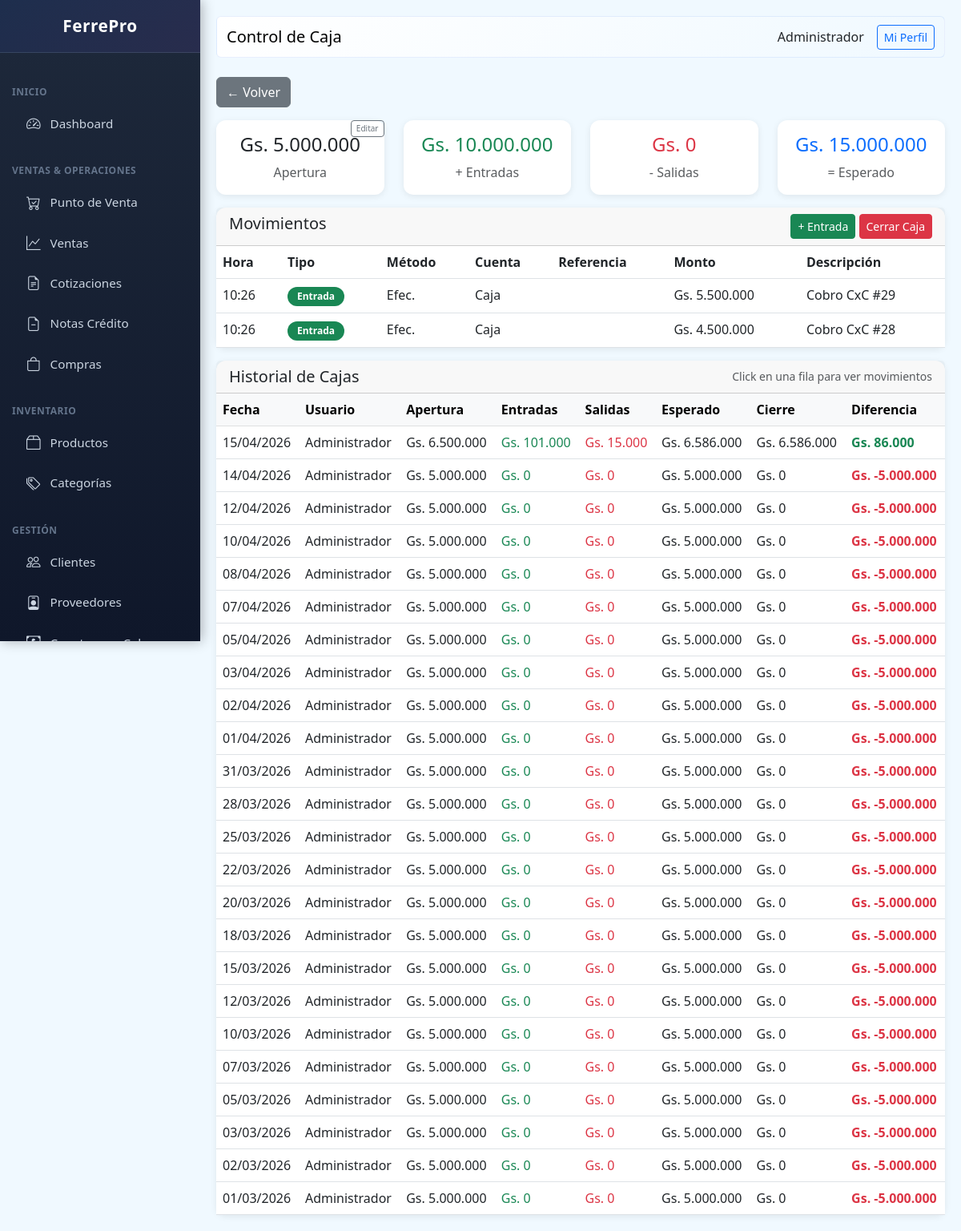
Page /public/index.php?page=cash (signed in) on the earlier database version.
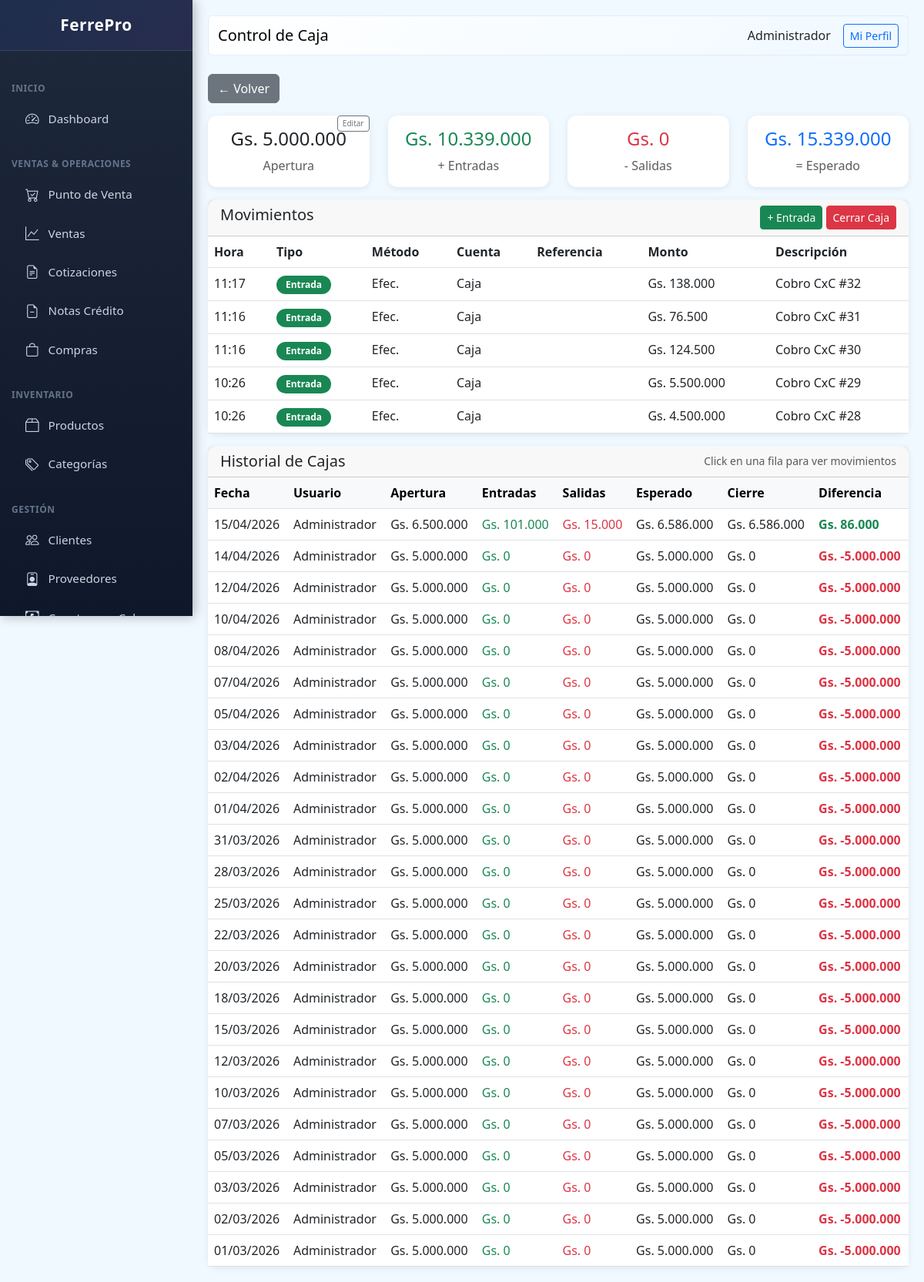
Same page on the later database version.
### tables this page shows
CREATE TABLE users (
                id INTEGER PRIMARY KEY AUTOINCREMENT,
                name TEXT NOT NULL,
                email TEXT UNIQUE,
                password TEXT NOT NULL,
                role TEXT DEFAULT 'vendedor',
                active INTEGER DEFAULT 1,
                created_at DATETIME DEFAULT CURRENT_TIMESTAMP
            , last_login DATETIME, last_password_change DATETIME, failed_login_attempts INTEGER DEFAULT 0, locked_until DATETIME, two_fa_enabled INTEGER DEFAULT 0, two_fa_secret TEXT);

CREATE TABLE cash_register (
                id INTEGER PRIMARY KEY AUTOINCREMENT,
                user_id INTEGER NOT NULL,
                opening_amount REAL NOT NULL,
                closing_amount REAL,
                expected_amount REAL,
                difference REAL,
                status TEXT DEFAULT 'open',
                opening_notes TEXT,
                closing_notes TEXT,
                opened_at DATETIME DEFAULT CURRENT_TIMESTAMP,
                closed_at DATETIME,
                FOREIGN KEY (user_id) REFERENCES users(id)
            );

CREATE TABLE cash_movements (
                id INTEGER PRIMARY KEY AUTOINCREMENT,
                cash_register_id INTEGER NOT NULL,
                user_id INTEGER NOT NULL,
                type TEXT NOT NULL,
                amount REAL NOT NULL,
                description TEXT,
                payment_method TEXT DEFAULT 'efectivo',
                created_at DATETIME DEFAULT CURRENT_TIMESTAMP, cuenta TEXT DEFAULT 'caja', referencia TEXT,
                FOREIGN KEY (cash_register_id) REFERENCES cash_register(id),
                FOREIGN KEY (user_id) REFERENCES users(id)
            );

### class/Database.php (called while the page is built, shortened)
<?php
class Database extends PDO {
    private static $instance = null;
    private function __construct() {
        $dbPath = dirname(__DIR__) . '/storage/ferrepro.db';
        $this->initTables();
    }
    public static function getInstance() {
        if (self::$instance === null) {
            self::$instance = new self();
        }
        return self::$instance;
    }
    private function initTables() {
        $this->seedDefaultData();
    }
    private function seedDefaultData() {
        $stmt = $this->query("SELECT COUNT(*) as count FROM users");
    }
}

### class/Format.php (called while the page is built, shortened)
<?php
class Format {
    public static function money($amount) {
        $amount = floatval($amount);
        return 'Gs. ' . number_format($amount, 0, ',', '.');
    }
    public static function date($date) {
        try {
            $dateObj = new DateTime($date);
            return $dateObj->format('d/m/Y');
        } catch (Exception $e) {
            return 'Fecha inválida';
        }
    }
}

### views/cash/index.php (the view, shortened to what this page needs)
<?php
$pageTitle = 'Control de Caja';
$cashRegister = db()->query("
    SELECT cr.*, u.name as user_name
    FROM cash_register cr
    LEFT JOIN users u ON cr.user_id = u.id
    WHERE cr.status = 'open'
    ORDER BY cr.id DESC
    LIMIT 1
")->fetch(PDO::FETCH_ASSOC);
$lastClosed = db()->query("
    SELECT cr.*, u.name as user_name
    FROM cash_register cr
    LEFT JOIN users u ON cr.user_id = u.id
    WHERE cr.status = 'closed'
    ORDER BY cr.id DESC
    LIMIT 1
")->fetch(PDO::FETCH_ASSOC);
$content = '
<div class="row mb-3">
    <div class="col-md-6">
        <a href="?page=home" class="btn btn-secondary">← Volver</a>
    </div>
</div>';
if (!$cashRegister) {
    $content .= '
    <div class="card mb-3">
        <div class="card-header bg-primary text-white">
            <h5 class="mb-0">Apertura de Caja</h5>
        </div>
        <div class="card-body">
            <form method="POST" action="?page=cash&action=open">
                <div class="row">
                    <div class="col-md-6">
                        <div class="mb-3">
                            <label class="form-label">Monto Inicial (Gs.)</label>
                            <input type="number" name="opening_amount" class="form-control" required>
                        </div>
                    </div>
                    <div class="col-md-6">
                        <div class="mb-3">
                            <label class="form-label">Observaciones</label>
                            <textarea name="opening_notes" class="form-control" rows="2"></textarea>
                        </div>
                    </div>
                </div>
                <button type="submit" class="btn btn-primary">Abrir Caja</button>
            </form>
        </div>
        </div>';
} else {
    $movements = db()->query("
        SELECT cm.*, u.name as user_name
        FROM cash_movements cm
        LEFT JOIN users u ON cm.user_id = u.id
        WHERE cm.cash_register_id = " . $cashRegister['id'] . "
        ORDER BY cm.id DESC
    ")->fetchAll(PDO::FETCH_ASSOC);
    $totalIn = array_sum(array_map(fn($m) => $m['type'] === 'in' ? $m['amount'] : 0, $movements));
    $totalOut = array_sum(array_map(fn($m) => $m['type'] === 'out' ? $m['amount'] : 0, $movements));
    $expected = $cashRegister['opening_amount'] + $totalIn - $totalOut;
    $content .= '
    <div class="row">
        <div class="col-md-3">
            <div class="card mb-3">
                <div class="card-body text-center position-relative">
                    <h4>' . Format::money($cashRegister['opening_amount']) . '</h4>
                    <p class="text-muted mb-0">Apertura</p>
                    <a href="?page=cash&action=edit_open&id=' . $cashRegister['id'] . '" class="position-absolute top-0 end-0 btn btn-sm btn-outline-secondary" style="font-size:10px;padding:2px 6px;">Editar</a>
                </div>
            </div>
        </div>
        <div class="col-md-3">
            <div class="card mb-3">
                <div class="card-body text-center">
                    <h4 class="text-success">' . Format::money($totalIn) . '</h4>
                    <p class="text-muted mb-0">+ Entradas</p>
                </div>
            </div>
        </div>
        <div class="col-md-3">
            <div class="card mb-3">
                <div class="card-body text-center">
                    <h4 class="text-danger">' . Format::money($totalOut) . '</h4>
                    <p class="text-muted mb-0">- Salidas</p>
                </div>
            </div>
        </div>
        <div class="col-md-3">
            <div class="card mb-3">
                <div class="card-body text-center">
                    <h4 class="text-primary">' . Format::money($expected) . '</h4>
                    <p class="text-muted mb-0">= Esperado</p>
                </div>
            </div>
        </div>
    </div>
    <div class="card mb-3">
        <div class="card-header d-flex justify-content-between">
            <h5 class="mb-0">Movimientos</h5>
            <div>
                <button class="btn btn-success btn-sm" data-bs-toggle="modal" data-bs-target="#addMovementModal">+ Entrada</button>
                <button class="btn btn-danger btn-sm" data-bs-toggle="modal" data-bs-target="#closeModal">Cerrar Caja</button>
            </div>
        </div>
        <div class="card-body p-0">
            <table class="table mb-0">
                <thead><tr><th>Hora</th><th>Tipo</th><th>Método</th><th>Cuenta</th><th>Referencia</th><th>Monto</th><th>Descripción</th></tr></thead>
                <tbody>';
    foreach ($movements as $m) {
        $typeClass = $m['type'] === 'in' ? 'success' : 'danger';
        $methodLabel = $m['payment_method'] === 'efectivo' ? 'Efec.' : ($m['payment_method'] === 'transferencia' ? 'Transf.' : ($m['payment_method'] === 'qr' ? 'QR' : 'Tarj.'));
        $cuentaLabel = $m['cuenta'] === 'caja' ? 'Caja' : 'Banco';
        $content .= '<tr>
            <td>' . date('H:i', strtotime($m['created_at'])) . '</td>
            <td><span class="badge bg-' . $typeClass . '">' . ($m['type'] === 'in' ? 'Entrada' : 'Salida') . '</span></td>
            <td>' . $methodLabel . '</td>
            <td>' . $cuentaLabel . '</td>
            <td>' . htmlspecialchars($m['referencia'] ?? '-') . '</td>
            <td>' . Format::money($m['amount']) . '</td>
            <td>' . htmlspecialchars($m['description'] ?? '-') . '</td>
        </tr>';
    }
    $content .= '</tbody>
            </table>
        </div>
    </div>
                                    <strong>Esperado:</strong> ' . Format::money($expected) . '
                            <input type="number" name="closing_amount" id="closingAmount" class="form-control" value="' . $expected . '" required oninput="calcularDiferencia()">
    <script>
    function calcularDiferencia() {
        var esperado = ' . $expected . ';
        var cierre = parseFloat(document.getElementById("closingAmount").value) || 0;
        var diff = cierre - esperado;
        var display = document.getElementById("diferenciaDisplay");
        var alert = document.getElementById("diferenciaAlert");
        display.textContent = diff.toLocaleString("es-PY");
        if (diff === 0) {
            alert.className = "alert alert-success mb-0";
        } else if (diff > 0) {
            alert.className = "alert alert-success mb-0";
            display.textContent = "+" + display.textContent + " (Sobró)";
        } else {
            alert.className = "alert alert-warning mb-0";
            display.textContent = display.textContent + " (Faltó)";
        }
    }
    calcularDiferencia();
    </script>';
}
$closedRegisters = db()->query("
    SELECT cr.*, u.name as user_name
    FROM cash_register cr
    LEFT JOIN users u ON cr.user_id = u.id
    WHERE cr.status = 'closed'
    ORDER BY cr.closed_at DESC
    LIMIT 30
")->fetchAll(PDO::FETCH_ASSOC);
if ($closedRegisters) {
    $content .= '
    <div class="card mt-3">
        <div class="card-header d-flex justify-content-between align-items-center">
            <h5 class="mb-0">Historial de Cajas</h5>
            <small class="text-muted">Click en una fila para ver movimientos</small>
        </div>
        <div class="card-body p-0">
            <table class="table table-hover mb-0">
                <thead class="table-light">
                    <tr>
                        <th>Fecha</th>
                        <th>Usuario</th>
                        <th>Apertura</th>
                        <th>Entradas</th>
                        <th>Salidas</th>
                        <th>Esperado</th>
                        <th>Cierre</th>
                        <th>Diferencia</th>
                    </tr>
                </thead>
                <tbody>';
    foreach ($closedRegisters as $cr) {
        $movs = db()->query("SELECT SUM(CASE WHEN type = 'in' THEN amount ELSE 0 END) as tin, SUM(CASE WHEN type = 'out' THEN amount ELSE 0 END) as tout FROM cash_movements WHERE cash_register_id = " . $cr['id'])->fetch(PDO::FETCH_ASSOC);
        $tin = $movs['tin'] ?? 0;
        $tout = $movs['tout'] ?? 0;
        $exp = $cr['opening_amount'] + $tin - $tout;
        $diffCalc = ($cr['closing_amount'] ?? 0) - $cr['opening_amount'];
        $diffClass = $diffCalc > 0 ? 'text-success' : ($diffCalc < 0 ? 'text-danger' : '');
        $content .= '<tr style="cursor:pointer" onclick="window.location.href=\'?page=cash&action=view&id=' . $cr['id'] . '\'">
            <td>' . Format::date($cr['opened_at']) . '</td>
            <td>' . htmlspecialchars($cr['user_name']) . '</td>
            <td>' . Format::money($cr['opening_amount']) . '</td>
            <td class="text-success">' . Format::money($tin) . '</td>
            <td class="text-danger">' . Format::money($tout) . '</td>
            <td>' . Format::money($exp) . '</td>
            <td>' . Format::money($cr['closing_amount'] ?? 0) . '</td>
            <td class="' . $diffClass . '"><strong>' . Format::money($diffCalc) . '</strong></td>
        </tr>';
    }
    $content .= '</tbody>
            </table>
        </div>
    </div>';
}

### public/index.php (shortened to what this page needs)
<?php
require_once dirname(__DIR__) . '/class/Database.php';
require_once dirname(__DIR__) . '/class/Format.php';
function db() {
    return Database::getInstance();
}
function auth() {
    return isset($_SESSION['user_id']) ? $_SESSION['user_id'] : null;
}
function user() {
    $stmt = db()->prepare("SELECT id, name, email, role FROM users WHERE id = ?");
    $stmt->execute([auth()]);
    return $stmt->fetch(PDO::FETCH_ASSOC);
}
function view($file, $data = []) {
    extract($data);
    $content = null;
    include dirname(__DIR__) . '/views/' . $file . '.php';
    include dirname(__DIR__) . '/views/layouts/main.php';
    exit;
}
$page = $_GET['page'] ?? 'home';
switch ($page) {
    case 'cash':
        view('cash/index');
        break;
}
?>

### views/layouts/main.php (shortened to what this page needs)
<!DOCTYPE html>
<html lang="es">
<head>
    <link rel="stylesheet" href="https://cdn.jsdelivr.net/npm/bootstrap@5.3.0/dist/css/bootstrap.min.css">
    <link rel="stylesheet" href="https://cdn.jsdelivr.net/npm/bootstrap-icons@1.10.0/font/bootstrap-icons.css">
</head>
<body>
    <div class="sidebar">
        <div class="logo-section">
            <h5><i class="bi bi-hammer-wrench"></i> FerrePro</h5>
        </div>
        <nav class="nav flex-column">
            <div class="nav-section">Inicio</div>
            <a class="nav-link" href="?page=dashboard"><i class="bi bi-speedometer2"></i> Dashboard</a>
            <div class="nav-section">Ventas & Operaciones</div>
            <a class="nav-link" href="?page=pos"><i class="bi bi-cart-check"></i> Punto de Venta</a>
            <a class="nav-link" href="?page=sales"><i class="bi bi-graph-up"></i> Ventas</a>
            <a class="nav-link" href="?page=quotes"><i class="bi bi-file-earmark-text"></i> Cotizaciones</a>
            <a class="nav-link" href="?page=credit_notes"><i class="bi bi-file-earmark-minus"></i> Notas Crédito</a>
            <a class="nav-link" href="?page=purchases"><i class="bi bi-bag"></i> Compras</a>
            <div class="nav-section">Inventario</div>
            <a class="nav-link" href="?page=products"><i class="bi bi-box2"></i> Productos</a>
            <a class="nav-link" href="?page=categories"><i class="bi bi-tags"></i> Categorías</a>
            <div class="nav-section">Gestión</div>
            <a class="nav-link" href="?page=clients"><i class="bi bi-people"></i> Clientes</a>
            <a class="nav-link" href="?page=providers"><i class="bi bi-person-badge"></i> Proveedores</a>
            <a class="nav-link" href="?page=receivable"><i class="bi bi-cash-coin"></i> Cuentas por Cobrar</a>
        </nav>
    </div>
    <div class="main-content">
        <nav class="navbar navbar-expand-lg mb-4 rounded">
            <div class="container-fluid">
                <span class="navbar-brand mb-0 h1"><?= $pageTitle ?? 'FerrePro' ?></span>
                <div class="d-flex align-items-center gap-3">
                    <span><?= user()['name'] ?? '' ?></span>
                    <a href="?page=profile" class="btn btn-sm btn-outline-primary">Mi Perfil</a>
                </div>
            </div>
        </nav>
        <?= $content ?? '' ?>
    </div>
</body>
</html>

### views/layouts/main.php (style rules this page uses)
:root { --primary: #2563eb; --success: #10b981; --danger: #ef4444; --warning: #f59e0b; --info: #06b6d4; --secondary: #8b5cf6; --dark: #1e293b; }
body { font-family: 'Segoe UI', sans-serif; background: #f0f9ff; }
.sidebar { width: 250px; background: linear-gradient(180deg, #1e293b 0%, #0f172a 100%); height: 100vh; position: fixed; top: 0; left: 0; overflow-y: auto; box-shadow: 2px 0 15px rgba(0,0,0,0.3); z-index: 1000; }
.sidebar .logo-section { padding: 20px; text-align: center; border-bottom: 1px solid rgba(148, 163, 184, 0.2); background: linear-gradient(135deg, rgba(37, 99, 235, 0.1) 0%, rgba(139, 92, 246, 0.1) 100%); }
.sidebar .logo-section h5 { color: white; margin: 0; font-weight: 700; font-size: 1.3rem; letter-spacing: 0.5px; }
.sidebar nav { padding: 15px 0; }
.sidebar .nav-link { color: #cbd5e1; padding: 12px 20px; border-left: 3px solid transparent; display: flex; align-items: center; gap: 12px; transition: all 0.3s ease; margin: 0 10px; border-radius: 8px; font-size: 0.95rem; }
.sidebar .nav-link i { font-size: 1.1rem; transition: all 0.3s ease; }
.nav-section { padding: 15px 15px 5px 15px; font-size: 0.75rem; font-weight: 700; text-transform: uppercase; color: #64748b; letter-spacing: 0.5px; margin-top: 10px; }
.main-content { margin-left: 250px; padding: 20px; }
.navbar { background: linear-gradient(135deg, #ffffff 0%, #f0f9ff 100%); border-radius: 10px; border: 1px solid rgba(37, 99, 235, 0.1); }
.card { border: none; border-radius: 12px; box-shadow: 0 2px 8px rgba(0,0,0,0.08); transition: all 0.3s ease; }
.badge { border-radius: 20px; padding: 6px 12px; font-weight: 600; }

Differences in the rows shown:
added cash_movements: created_at "11:17", type "Entrada", payment_method "Efec.", cuenta "Caja", amount "Gs. 138.000", description "Cobro CxC #32"
added cash_movements: created_at "11:16", type "Entrada", payment_method "Efec.", cuenta "Caja", amount "Gs. 76.500", description "Cobro CxC #31"
added cash_movements: created_at "11:16", type "Entrada", payment_method "Efec.", cuenta "Caja", amount "Gs. 124.500", description "Cobro CxC #30"
Other differences:
Format::money($totalIn): "Gs. 10.000.000" → "Gs. 10.339.000"
Format::money($expected): "Gs. 15.000.000" → "Gs. 15.339.000"
